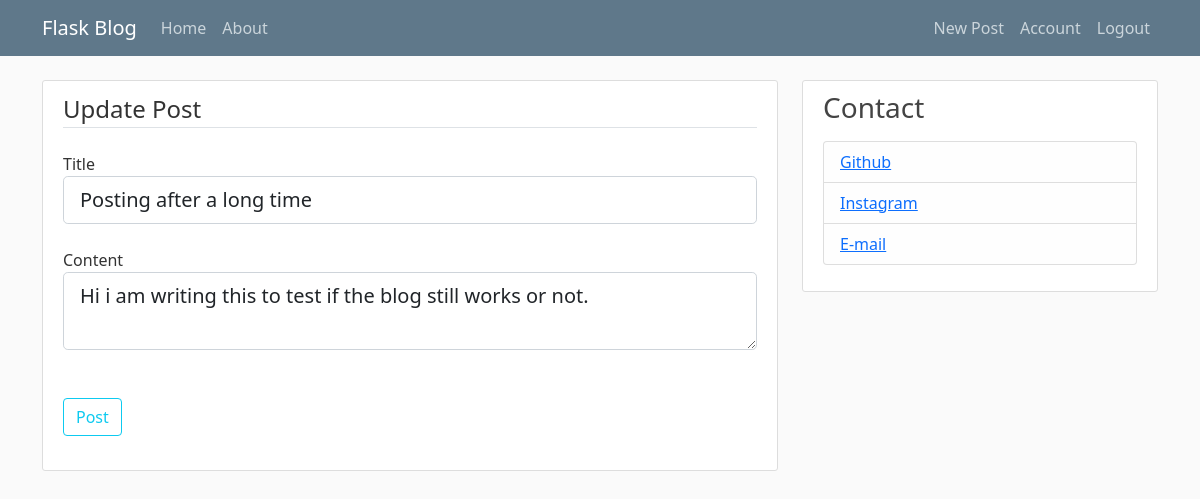
Screenshot of /post/13/update (signed in) with the database file from the repository.
### flaskblog/models.py (models this page shows, shortened)
class Post(db.Model):
    id = db.Column(db.Integer, primary_key=True)
    title = db.Column(db.String(100), nullable=False)
    date_posted = db.Column(db.DateTime, nullable=False, default=datetime.utcnow)
    content = db.Column(db.Text, nullable=False)
    user_id = db.Column(db.Integer, db.ForeignKey('user.id'), nullable=False)

### flaskblog/posts/routes.py (the view)
@posts.route("/post/<int:post_id>/update", methods=['GET', 'POST'])
@login_required
def update_post(post_id):
    post = Post.query.get_or_404(post_id)
    if post.author != current_user:
        abort(403)
    form = PostForm()
    if form.validate_on_submit():
        post.title = form.title.data
        post.content = form.content.data
        db.session.commit()
        flash('Your post has been updated.', 'success')
        return redirect(url_for('posts.post', post_id=post.id))
    elif request.method == 'GET':
        form.title.data = post.title
        form.content.data = post.content
    return render_template('create_post.html', title='Update Post', form=form, legend='Update Post')

### flaskblog/posts/forms.py
class PostForm(FlaskForm):
    title = StringField('Title', validators=[DataRequired()])
    content = TextAreaField('Content', validators=[DataRequired()])
    submit = SubmitField('Post')

### flaskblog/models.py (called while the page is built)
@login_manager.user_loader
def load_user(user_id):
    return User.query.get(int(user_id))

### flaskblog/templates/create_post.html (shortened to what this page needs)
{% extends "layout.html" %}
{% block content %}
<div class='content-section'>
    <form method='POST' action="">
        <fieldset class="form-group">
            <legend class="border-bottom mb-4">{{ legend }}</legend>
            <div class="form-group">
                {{ form.title.label(class="form-control-label") }}
                {% if form.title.errors %}
                {{ form.title(class="form-control form-control-lg is-invalid") }}
                <div class="invalid-feedback">
                    {% for error in form.title.errors %}
                    <span>{{ error }}</span>
                    {% endfor %}
                </div>
                {% else %}
                {{ form.title(class="form-control form-control-lg") }}
                {% endif %}
            </div>
            <br>
            <div class="form-group">
                {{ form.content.label(class="form-control-label") }}
                {% if form.content.errors %}
                {{ form.content(class="form-control form-control-lg is-invalid") }}
                <div class="invalid-feedback">
                    {% for error in form.content.errors %}
                    <span>{{ error }}</span>
                    {% endfor %}
                </div>
                {% else %}
                {{ form.content(class="form-control form-control-lg") }}
                {% endif %}
            </div>
            <br>
        </fieldset>
        <br>
        <div class="form-group">
            {{ form.submit(class="btn btn-outline-info") }}
        </div>
        <br>
    </form>
</div>
{% endblock %}

### flaskblog/static/main.css (style rules this page uses)
body { background: #fafafa; color: #333333; margin-top: 5rem; }
.content-section { background: #ffffff; padding: 10px 20px; border: 1px solid #dddddd; border-radius: 3px; margin-bottom: 20px; }

### rows the page displays
Post: title "Posting after a long time", content "Hi i am writing this to test if the blog still works or not."

### other values shown
{{ legend }} "Update Post"
